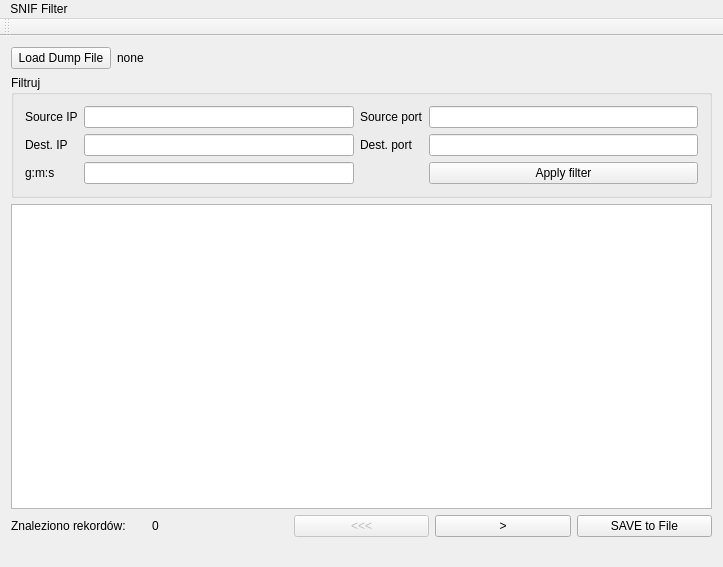
<?xml version="1.0" encoding="UTF-8"?>
<ui version="4.0">
 <class>MainWindow</class>
 <widget class="QMainWindow" name="MainWindow">
  <property name="geometry">
   <rect>
    <x>0</x>
    <y>0</y>
    <width>723</width>
    <height>567</height>
   </rect>
  </property>
  <property name="sizePolicy">
   <sizepolicy hsizetype="MinimumExpanding" vsizetype="MinimumExpanding">
    <horstretch>0</horstretch>
    <verstretch>0</verstretch>
   </sizepolicy>
  </property>
  <property name="windowTitle">
   <string>Sniffer Filter</string>
  </property>
  <widget class="QWidget" name="centralWidget">
   <property name="sizePolicy">
    <sizepolicy hsizetype="MinimumExpanding" vsizetype="MinimumExpanding">
     <horstretch>0</horstretch>
     <verstretch>0</verstretch>
    </sizepolicy>
   </property>
   <layout class="QVBoxLayout" name="verticalLayout_2">
    <item>
     <layout class="QHBoxLayout" name="horizontalLayout_2">
      <item>
       <widget class="QPushButton" name="pushButton_loadDF">
        <property name="maximumSize">
         <size>
          <width>100</width>
          <height>16777215</height>
         </size>
        </property>
        <property name="text">
         <string>Load Dump File</string>
        </property>
       </widget>
      </item>
      <item>
       <widget class="QLabel" name="label_DUMPFILE">
        <property name="text">
         <string>none</string>
        </property>
       </widget>
      </item>
     </layout>
    </item>
    <item>
     <layout class="QVBoxLayout" name="verticalLayout">
      <item>
       <widget class="QGroupBox" name="groupBox">
        <property name="title">
         <string>Filtruj</string>
        </property>
        <layout class="QGridLayout" name="gridLayout">
         <item row="1" column="2">
          <widget class="QLabel" name="label_sport">
           <property name="text">
            <string>Source port</string>
           </property>
          </widget>
         </item>
         <item row="1" column="3">
          <widget class="QLineEdit" name="lineEdit_sport">
           <property name="toolTip">
            <string>np. 80, 8080, 9011-9080</string>
           </property>
          </widget>
         </item>
         <item row="2" column="2">
          <widget class="QLabel" name="label_dport">
           <property name="text">
            <string>Dest. port</string>
           </property>
          </widget>
         </item>
         <item row="2" column="3">
          <widget class="QLineEdit" name="lineEdit_dport">
           <property name="toolTip">
            <string>np. 80, 8080, 9011-9080</string>
           </property>
          </widget>
         </item>
         <item row="5" column="3">
          <widget class="QPushButton" name="pushButton_apply">
           <property name="text">
            <string>Apply filter</string>
           </property>
          </widget>
         </item>
         <item row="1" column="0">
          <widget class="QLabel" name="label_sIP">
           <property name="text">
            <string>Source IP</string>
           </property>
          </widget>
         </item>
         <item row="1" column="1">
          <widget class="QLineEdit" name="lineEdit_sIP">
           <property name="toolTip">
            <string>ip1, ip2, ip3...</string>
           </property>
          </widget>
         </item>
         <item row="2" column="0">
          <widget class="QLabel" name="label_dIP">
           <property name="text">
            <string>Dest. IP</string>
           </property>
          </widget>
         </item>
         <item row="2" column="1">
          <widget class="QLineEdit" name="lineEdit_dIP">
           <property name="toolTip">
            <string>ip1, ip2, ip3...</string>
           </property>
          </widget>
         </item>
         <item row="5" column="0">
          <widget class="QLabel" name="label_gms">
           <property name="text">
            <string>g:m:s</string>
           </property>
          </widget>
         </item>
         <item row="5" column="1">
          <widget class="QLineEdit" name="lineEdit_gms">
           <property name="toolTip">
            <string>np. 15 lub 15:05 lub 15:05:45</string>
           </property>
          </widget>
         </item>
        </layout>
       </widget>
      </item>
      <item>
       <widget class="QTextBrowser" name="textBrowser"/>
      </item>
      <item>
       <layout class="QHBoxLayout" name="horizontalLayout">
        <item>
         <widget class="QLabel" name="label">
          <property name="text">
           <string>Znaleziono rekordów:</string>
          </property>
         </widget>
        </item>
        <item>
         <widget class="QLabel" name="label_REC">
          <property name="minimumSize">
           <size>
            <width>50</width>
            <height>0</height>
           </size>
          </property>
          <property name="text">
           <string>0</string>
          </property>
         </widget>
        </item>
        <item>
         <widget class="QPushButton" name="pushButton_PREV">
          <property name="enabled">
           <bool>false</bool>
          </property>
          <property name="text">
           <string>&lt;&lt;&lt;</string>
          </property>
         </widget>
        </item>
        <item>
         <widget class="QPushButton" name="pushButton_NEXT">
          <property name="text">
           <string>&gt;</string>
          </property>
         </widget>
        </item>
        <item>
         <widget class="QPushButton" name="pushButton_PRINT">
          <property name="text">
           <string>SAVE to File</string>
          </property>
         </widget>
        </item>
       </layout>
      </item>
     </layout>
    </item>
   </layout>
  </widget>
  <widget class="QMenuBar" name="menuBar">
   <property name="geometry">
    <rect>
     <x>0</x>
     <y>0</y>
     <width>723</width>
     <height>20</height>
    </rect>
   </property>
   <widget class="QMenu" name="menuSNIF_Filter">
    <property name="title">
     <string>SNIF Filter</string>
    </property>
    <addaction name="actionLoad_Dump_File"/>
    <addaction name="separator"/>
    <addaction name="actionQuit"/>
   </widget>
   <addaction name="menuSNIF_Filter"/>
  </widget>
  <widget class="QToolBar" name="mainToolBar">
   <attribute name="toolBarArea">
    <enum>TopToolBarArea</enum>
   </attribute>
   <attribute name="toolBarBreak">
    <bool>false</bool>
   </attribute>
  </widget>
  <widget class="QStatusBar" name="statusBar">
   <property name="toolTip">
    <string notr="true"/>
   </property>
   <property name="sizeGripEnabled">
    <bool>false</bool>
   </property>
  </widget>
  <action name="actionQuit">
   <property name="text">
    <string>Quit</string>
   </property>
  </action>
  <action name="actionLoad_Dump_File">
   <property name="text">
    <string>Load Dump File</string>
   </property>
  </action>
 </widget>
 <layoutdefault spacing="6" margin="11"/>
 <resources/>
 <connections/>
</ui>
